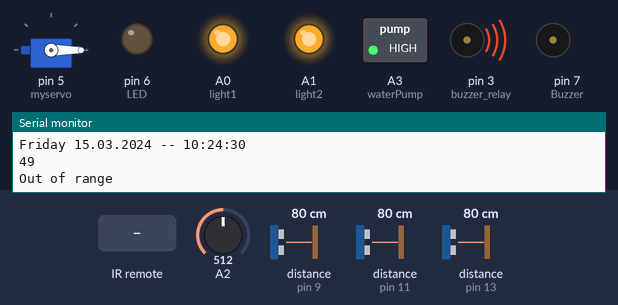
The sketch below on a simulated Arduino Uno, built with avr-gcc and run on an emulated ATmega328P. Shown: servo, switched loads named in the sketch (green lamp = pin HIGH), output pins drawn as LEDs (lit = HIGH), buzzer (waves = sounding, pin HIGH), the last lines printed to the serial monitor. Wiring (inferred from the names in the program): 3 × ultrasonic range finder: trigger pin 8, echo pin 9 / trigger pin 10, echo pin 11 / trigger pin 12, echo pin 13. Inputs (shaded band) come from the test bench; at power-on: distance to the obstacle (sensors on pin 9, pin 11, pin 13) 80 cm, A2 = 512. The echo pulse lasts 58.3 µs per cm; the local clock reads 2024-03-15 10:24:30 at power-on unless the sketch sets it; pins used as bus, display or sensor lines are not drawn.

Above: at 1.3 s.
1.4 s: distance to the obstacle (sensor on pin 9) set to 33 cm
3.1 s: distance to the obstacle (sensor on pin 9) set to 28 cm
At 4.2 s:
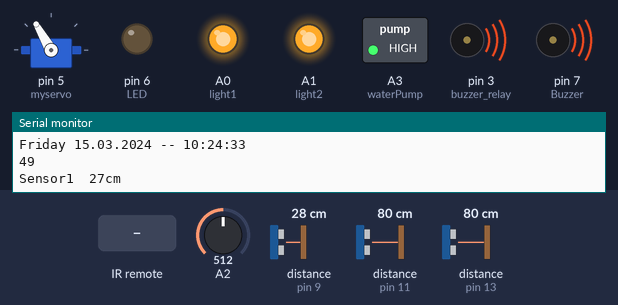
6.8 s: infrared code 0x210 received
At 8.1 s:
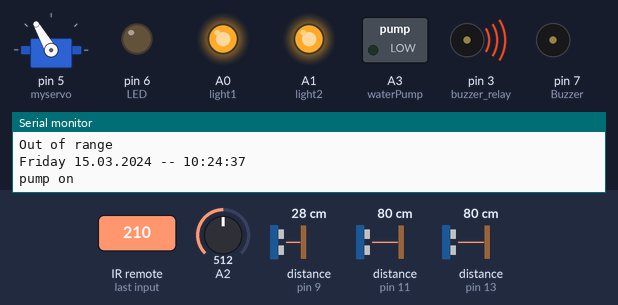
8.5 s: A2 set to 708
12.2 s: A2 set to 734
At 15.3 s:
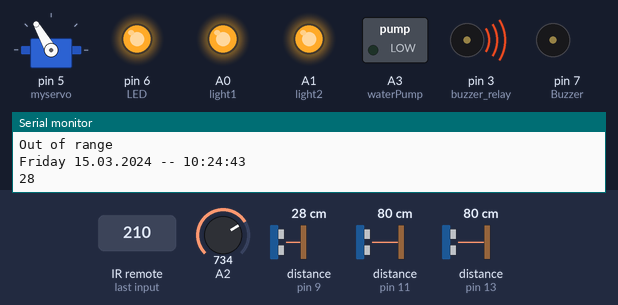
Timing chart, 0 to 16.8 s (numbered marks = the images above; inputs shaded):
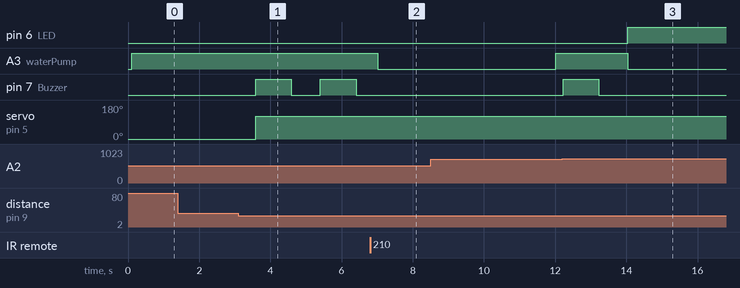

Measured:
- the behaviour switches between 31 and 30 cm on distance to the obstacle (sensor on pin 9) (found by bisection; images 0 and 1)
- the behaviour switches between 716 and 717 on A2 (found by bisection; images 2 and 3)
- after the input at 3.1 s, pin 7 (Buzzer): alternates HIGH for 1.0 s and LOW for 0.82 s, starting after 0.49 s; servo on pin 5 (myservo): 0° → 120° after 0.49 s
- after the input at 6.8 s, A3 (waterPump): HIGH → LOW after 0.22 s; pin 7 (Buzzer): stays LOW (without the input it goes to HIGH after 0.42 s)
- after the input at 12.2 s, pin 6 (LED): LOW → HIGH after 1.8 s; A3 (waterPump): HIGH → LOW after 1.8 s; pin 7 (Buzzer): goes on until 13.2 s, then stays LOW

The sketch:

rt_Garden_Automated_and_Real_Time_Plant_Watering_and_Lightin.ino
```cpp
#include <DS3231.h>
#include <IRremote.h>
#include <Servo.h>
Servo myservo;  // create servo object to control a servo
// twelve servo objects can be created on most boards


int pos = 0;

int Buzzer = 7;
int LED = 6;


int trigPin1=8;
int echoPin1=9;

int trigPin2=10;
int echoPin2=11;

int trigPin3=12;
int echoPin3=13;


int RECV_PIN = 2;
int light1 = A0;
int light2 = A1;
int buzzer_relay = 3;

int waterPump = A3;


// Init the DS3231 using the hardware interface
DS3231  rtc(SDA, SCL);
int greenLED=12;

IRrecv irrecv(RECV_PIN);

decode_results results;

void setup()
{

  Serial.begin(9600);
  // In case the interrupt driver crashes on setup, give a clue
  // to the user what's going on.
  Serial.println("Enabling IRin");
  irrecv.enableIRIn(); // Start the receiver
  Serial.println("Enabled IRin");

  pinMode(light1, OUTPUT);
  digitalWrite(light1, HIGH);

  pinMode(light2, OUTPUT);
  digitalWrite(light2, HIGH);

  pinMode(buzzer_relay, OUTPUT);
  digitalWrite(buzzer_relay, HIGH);


  //servo

   pinMode(trigPin1, OUTPUT);
  pinMode(echoPin1, INPUT);
   pinMode(trigPin2, OUTPUT);
  pinMode(echoPin2, INPUT);
   pinMode(trigPin3, OUTPUT);
  pinMode(echoPin3, INPUT);

  myservo.attach(5);  // attaches the servo on pin 5 to the servo object
  myservo.write(pos);
  delay(100);

  pinMode(Buzzer, OUTPUT);
   pinMode(LED, OUTPUT);

 ////////// //pump

  pinMode(waterPump, OUTPUT);
 digitalWrite(waterPump, HIGH);


 /////////////rtc

 // Initialize the rtc object
  rtc.begin();

  // The following lines can be uncommented to set the date and time
 //rtc.setDOW(SUNDAY);     // Set Day-of-Week to SUNDAY
// rtc.setTime(22, 25, 0);     // Set the time to 12:00:00 (24hr format)
// rtc.setDate(23, 7, 2017);   // Set the date to January 1st, 2014


}

void loop()
{


  ////remote/////


  if (irrecv.decode(&results))
  {


  ////light1//

   if(results.value==0x10)//light1 on
   {
     digitalWrite(light1, LOW);

    }

     if(results.value==0x810)//light1 off
    {
     digitalWrite(light1, HIGH);

    }

    ///light 2//

     if(results.value==0x410)//light2 on
   {
     digitalWrite(light2, LOW);

    }

     if(results.value==0xC10)//light2 off
    {
     digitalWrite(light2, HIGH);

    }

////water pump////remote

     if(results.value==0x210)//pump on
   {
    Serial.println("pump on");
     digitalWrite(waterPump, LOW);
     delay(5000);
    digitalWrite(waterPump, HIGH);
      Serial.println("pump off");

    }


    //BUZZER

       if(results.value==0x610)//buzzer on
   {
     digitalWrite(buzzer_relay, LOW);
     Serial.println("buzzer on");

    }

     if(results.value==0xE10)//buzzer off
    {
     digitalWrite(buzzer_relay, HIGH);
      Serial.println("buzzer off");
    }


    irrecv.resume(); // Receive the next value
  }
  delay(100);

  //remote end


/////water pump////

int humidityRaw = analogRead(A2); // 1023 to 0 ===> 0 to 100%
int humidityReal = map(humidityRaw, 1023, 0, 0, 100);
Serial.println(humidityReal);
delay(100);
 if (humidityReal < 30)
  {
    digitalWrite(waterPump, LOW);//turn on
     digitalWrite(LED, HIGH);//turn on
    delay(5000);//water for 3 sec
  }
  else
  {
    digitalWrite(waterPump, HIGH);//turnoff
     digitalWrite(LED, LOW);//turn on
  }


  //security/////


     long duration1, distance1;
  digitalWrite(trigPin1, LOW);  // Added this line
  delayMicroseconds(2); // Added this line
  digitalWrite(trigPin1, HIGH);
  delayMicroseconds(10); // Added this line
  digitalWrite(trigPin1, LOW);
  duration1 = pulseIn(echoPin1, HIGH);
  distance1 = (duration1/2) / 29.1;

   if (distance1 >= 30 || distance1 <= 0){
    Serial.println("Out of range");
  }
  else {
    Serial.print ( "Sensor1  ");
    Serial.print ( distance1);
    Serial.println("cm");
    digitalWrite(Buzzer, HIGH);
myservo.write(120);
delay(1000);
digitalWrite(Buzzer, LOW);
  }
  delay(200);


long duration2, distance2;
  digitalWrite(trigPin2, LOW);  // Added this line
  delayMicroseconds(2); // Added this line
  digitalWrite(trigPin2, HIGH);
  delayMicroseconds(10); // Added this line
  digitalWrite(trigPin2, LOW);
  duration2 = pulseIn(echoPin2, HIGH);
  distance2= (duration2/2) / 29.1;

   if (distance2 >= 30 || distance2 <= 0){
    Serial.println("Out of range");
  }
  else {
    Serial.print("Sensor2  ");
    Serial.print(distance2);
    Serial.println("cm");
    digitalWrite(Buzzer, HIGH);
myservo.write(80);
delay(1000);
digitalWrite(Buzzer, LOW);
  }
  delay(200);


  long duration3, distance3;
  digitalWrite(trigPin3, LOW);  // Added this line
  delayMicroseconds(2); // Added this line
  digitalWrite(trigPin3, HIGH);
  delayMicroseconds(10); // Added this line
  digitalWrite(trigPin3, LOW);
  duration3 = pulseIn(echoPin3, HIGH);
  distance3= (duration3/2) / 29.1;

   if (distance3 >= 30 || distance3 <= 0){
    Serial.println("Out of range");
  }
  else {
    Serial.print("Sensor3  ");
    Serial.print(distance3);
    Serial.println("cm");
    digitalWrite(Buzzer, HIGH);
myservo.write(45);
delay(1000);
digitalWrite(Buzzer, LOW);
  }
  delay(200);


/////////rtc//////
String Day=rtc.getDOWStr();
   String Date = rtc.getDateStr();
     String TIME = rtc.getTimeStr();


     Serial.print(Day);
  //Serial.print(rtc.getDOWStr());
  Serial.print(" ");

  // Send date

  Serial.print(Date);
 // Serial.print(rtc.getDateStr());
  Serial.print(" -- ");

  // Send time

   Serial.println(TIME);
  //Serial.println(rtc.getTimeStr());


  if(TIME == "23:00:00")
  {

     digitalWrite(light1, LOW);
      digitalWrite(light2, LOW);
      digitalWrite(LED, HIGH);//turn on
      digitalWrite(waterPump, LOW);//turn on
      delay(5000);//water for 3 sec
      digitalWrite(light1, HIGH);
      digitalWrite(light2, HIGH);
      digitalWrite(waterPump, HIGH);//turn on
      digitalWrite(LED, LOW);//turn on


  }


}
```
